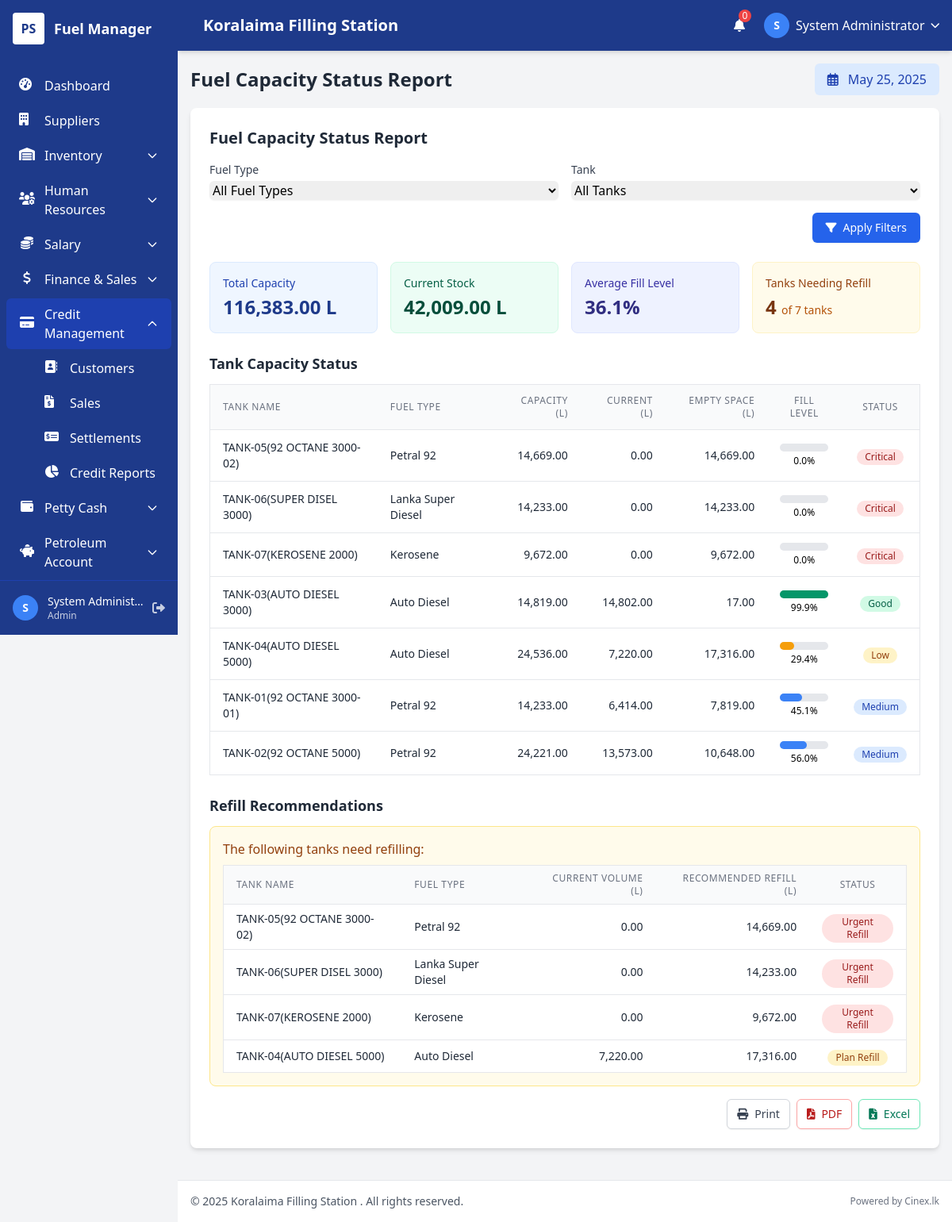
/reports/fuel_capacity_report.php (signed in), run on the app's committed database.
### tables this page shows
CREATE TABLE `users` (
  `user_id` int(11) NOT NULL AUTO_INCREMENT,
  `username` varchar(50) NOT NULL,
  `password` varchar(255) NOT NULL,
  `full_name` varchar(100) NOT NULL,
  `email` varchar(100) NOT NULL,
  `role` enum('admin','manager','cashier','attendant') NOT NULL,
  `status` enum('active','inactive') DEFAULT 'active',
  `created_at` timestamp NULL DEFAULT current_timestamp(),
  `updated_at` timestamp NULL DEFAULT current_timestamp() ON UPDATE current_timestamp(),
  PRIMARY KEY (`user_id`),
  UNIQUE KEY `username` (`username`),
  UNIQUE KEY `email` (`email`)
);

CREATE TABLE `tanks` (
  `tank_id` int(11) NOT NULL AUTO_INCREMENT,
  `tank_name` varchar(50) NOT NULL,
  `fuel_type_id` int(11) NOT NULL,
  `capacity` decimal(10,2) NOT NULL,
  `current_volume` decimal(10,2) DEFAULT 0.00,
  `low_level_threshold` decimal(10,2) DEFAULT 0.00,
  `status` enum('active','inactive','maintenance') DEFAULT 'active',
  `location` varchar(100) DEFAULT NULL,
  `notes` text DEFAULT NULL,
  `created_at` timestamp NULL DEFAULT current_timestamp(),
  `updated_at` timestamp NULL DEFAULT current_timestamp() ON UPDATE current_timestamp(),
  PRIMARY KEY (`tank_id`),
  KEY `fuel_type_id` (`fuel_type_id`),
  CONSTRAINT `tanks_ibfk_1` FOREIGN KEY (`fuel_type_id`) REFERENCES `fuel_types` (`fuel_type_id`)
);

CREATE TABLE `fuel_types` (
  `fuel_type_id` int(11) NOT NULL AUTO_INCREMENT,
  `fuel_name` varchar(50) NOT NULL,
  `description` text DEFAULT NULL,
  `created_at` timestamp NULL DEFAULT current_timestamp(),
  `updated_at` timestamp NULL DEFAULT current_timestamp() ON UPDATE current_timestamp(),
  PRIMARY KEY (`fuel_type_id`)
);

### reports/fuel_capacity_report.php (the view, shortened to what the rows shown need)
<?php
$page_title = "Fuel Capacity Status Report";
require_once '../includes/header.php';
require_once '../includes/db.php';
$fuel_type_id = isset($_GET['fuel_type_id']) ? $_GET['fuel_type_id'] : null;
$tank_id = isset($_GET['tank_id']) ? $_GET['tank_id'] : null;
function getTankCapacityData($conn, $fuel_type_id = null, $tank_id = null) {
    $sql = "SELECT
                t.tank_id,
                t.tank_name,
                ft.fuel_type_id,
                ft.fuel_name,
                t.capacity,
                t.current_volume,
                t.low_level_threshold,
                (t.current_volume / t.capacity) * 100 as fill_percentage,
                (SELECT fp.selling_price
                 FROM fuel_prices fp
                 WHERE fp.fuel_type_id = ft.fuel_type_id
                 AND fp.status = 'active'
                 ORDER BY fp.effective_date DESC LIMIT 1) as current_price,
                CASE
                    WHEN t.current_volume <= t.low_level_threshold THEN 'critical'
                    WHEN t.current_volume < (t.capacity * 0.3) THEN 'low'
                    WHEN t.current_volume < (t.capacity * 0.6) THEN 'medium'
                    ELSE 'high'
                END as status
            FROM
                tanks t
                JOIN fuel_types ft ON t.fuel_type_id = ft.fuel_type_id
            WHERE
                t.status = 'active'";
    $params = [];
    $types = "";
    $sql .= " ORDER BY status ASC, fill_percentage ASC";
    if (!empty($params)) {
        $stmt = $conn->prepare($sql);
        $stmt->bind_param($types, ...$params);
        $stmt->execute();
        $result = $stmt->get_result();
    } else {
        $result = $conn->query($sql);
    }
    $data = [];
    while ($row = $result->fetch_assoc()) {
        $data[] = $row;
    }
    return $data;
}
function calculateSummaryStats($tank_data) {
    $summary = [
        'total_tanks' => count($tank_data),
        'total_capacity' => 0,
        'total_volume' => 0,
        'average_fill' => 0,
        'critical_tanks' => 0,
        'low_tanks' => 0,
        'medium_tanks' => 0,
        'high_tanks' => 0,
        'status_counts' => [
            'critical' => 0,
            'low' => 0,
            'medium' => 0,
            'high' => 0
        ]
    ];
    foreach ($tank_data as $tank) {
        $summary['total_capacity'] += $tank['capacity'];
        $summary['total_volume'] += $tank['current_volume'];
        $summary['status_counts'][$tank['status']]++;
    }
    $summary['average_fill'] = $summary['total_capacity'] > 0 ?
                              ($summary['total_volume'] / $summary['total_capacity']) * 100 : 0;
    return $summary;
}
$tank_data = getTankCapacityData($conn, $fuel_type_id, $tank_id);
$summary_stats = calculateSummaryStats($tank_data);
function calculateRefillNeeds($tank) {
    return $tank['capacity'] - $tank['current_volume'];
}
function getRefillRecommendations($tank_data) {
    $recommendations = [];
    foreach ($tank_data as $tank) {
        if ($tank['status'] === 'critical' || $tank['status'] === 'low') {
            $refill_amount = calculateRefillNeeds($tank);
            $recommendations[] = [
                'tank_id' => $tank['tank_id'],
                'tank_name' => $tank['tank_name'],
                'fuel_name' => $tank['fuel_name'],
                'current_volume' => $tank['current_volume'],
                'refill_amount' => $refill_amount,
                'status' => $tank['status'],
                'estimated_cost' => $refill_amount * ($tank['current_price'] ?? 0)
            ];
        }
    }
    return $recommendations;
}
$refill_recommendations = getRefillRecommendations($tank_data);
?>
<div class="bg-white rounded-lg shadow-md p-6 mb-6">
    <h2 class="text-xl font-bold text-gray-800 mb-4">Fuel Capacity Status Report</h2>
    <div class="grid grid-cols-1 md:grid-cols-2 lg:grid-cols-4 gap-4 mb-6">
        <div class="bg-yellow-50 rounded-lg p-4 border border-yellow-100">
            <div class="text-sm font-medium text-yellow-800 mb-1">Tanks Needing Refill</div>
            <div class="text-2xl font-bold text-yellow-900">
                <?= $summary_stats['status_counts']['critical'] + $summary_stats['status_counts']['low'] ?>
                <span class="text-sm font-normal text-yellow-700">of <?= $summary_stats['total_tanks'] ?> tanks</span>
            </div>
        </div>
    </div>
    <?php if (empty($tank_data)): ?>
    <div class="bg-yellow-50 rounded-lg p-4 border border-yellow-200 text-yellow-800">
        <p class="font-medium">No tanks found for the selected criteria.</p>
        <p class="text-sm mt-1">Try adjusting your filters.</p>
    </div>
    <?php else: ?>
    <div class="overflow-x-auto">
        <table class="min-w-full bg-white border border-gray-200">
            <thead class="bg-gray-50">
                <tr>
                    <th class="py-3 px-4 text-left text-xs font-medium text-gray-500 uppercase tracking-wider border-b">Tank Name</th>
                    <th class="py-3 px-4 text-left text-xs font-medium text-gray-500 uppercase tracking-wider border-b">Fuel Type</th>
                    <th class="py-3 px-4 text-right text-xs font-medium text-gray-500 uppercase tracking-wider border-b">Capacity (L)</th>
                    <th class="py-3 px-4 text-right text-xs font-medium text-gray-500 uppercase tracking-wider border-b">Current (L)</th>
                    <th class="py-3 px-4 text-right text-xs font-medium text-gray-500 uppercase tracking-wider border-b">Empty Space (L)</th>
                    <th class="py-3 px-4 text-center text-xs font-medium text-gray-500 uppercase tracking-wider border-b">Fill Level</th>
                    <th class="py-3 px-4 text-center text-xs font-medium text-gray-500 uppercase tracking-wider border-b">Status</th>
                </tr>
            </thead>
            <tbody class="divide-y divide-gray-200">
                <?php foreach ($tank_data as $tank): ?>
                    <tr class="hover:bg-gray-50">
                        <td class="py-3 px-4 text-sm text-gray-800"><?= htmlspecialchars($tank['tank_name']) ?></td>
                        <td class="py-3 px-4 text-sm text-gray-800"><?= htmlspecialchars($tank['fuel_name']) ?></td>
                        <td class="py-3 px-4 text-sm text-gray-800 text-right"><?= number_format($tank['capacity'], 2) ?></td>
                        <td class="py-3 px-4 text-sm text-gray-800 text-right"><?= number_format($tank['current_volume'], 2) ?></td>
                        <td class="py-3 px-4 text-sm text-gray-800 text-right"><?= number_format($tank['capacity'] - $tank['current_volume'], 2) ?></td>
                        <td class="py-3 px-4">
                            <div class="w-full bg-gray-200 rounded-full h-2.5">
                                <div class="<?php
                                    if ($tank['status'] === 'critical') echo 'bg-red-600';
                                    elseif ($tank['status'] === 'low') echo 'bg-yellow-500';
                                    elseif ($tank['status'] === 'medium') echo 'bg-blue-500';
                                    else echo 'bg-green-600';
                                ?> h-2.5 rounded-full" style="width: <?= min(100, $tank['fill_percentage']) ?>%"></div>
                            </div>
                            <div class="text-xs text-center mt-1"><?= number_format($tank['fill_percentage'], 1) ?>%</div>
                        </td>
                        <td class="py-3 px-4 text-center">
                            <?php if ($tank['status'] === 'critical'): ?>
                                <span class="inline-flex items-center px-2.5 py-0.5 rounded-full text-xs font-medium bg-red-100 text-red-800">
                                    Critical
                                </span>
                            <?php elseif ($tank['status'] === 'low'): ?>
                                <span class="inline-flex items-center px-2.5 py-0.5 rounded-full text-xs font-medium bg-yellow-100 text-yellow-800">
                                    Low
                                </span>
                            <?php elseif ($tank['status'] === 'medium'): ?>
                                <span class="inline-flex items-center px-2.5 py-0.5 rounded-full text-xs font-medium bg-blue-100 text-blue-800">
                                    Medium
                                </span>
                            <?php else: ?>
                                <span class="inline-flex items-center px-2.5 py-0.5 rounded-full text-xs font-medium bg-green-100 text-green-800">
                                    Good
                                </span>
                            <?php endif; ?>
                        </td>
                    </tr>
                <?php endforeach; ?>
            </tbody>
        </table>
    </div>
    <?php endif; ?>
    <?php if (!empty($refill_recommendations)): ?>
    <div class="bg-yellow-50 border border-yellow-200 rounded-lg p-4 mb-4">
        <div class="overflow-x-auto">
            <table class="min-w-full bg-white border border-gray-200">
                <thead class="bg-gray-50">
                    <tr>
                        <th class="py-2 px-4 text-left text-xs font-medium text-gray-500 uppercase tracking-wider border-b">Tank Name</th>
                        <th class="py-2 px-4 text-left text-xs font-medium text-gray-500 uppercase tracking-wider border-b">Fuel Type</th>
                        <th class="py-2 px-4 text-right text-xs font-medium text-gray-500 uppercase tracking-wider border-b">Current Volume (L)</th>
                        <th class="py-2 px-4 text-right text-xs font-medium text-gray-500 uppercase tracking-wider border-b">Recommended Refill (L)</th>
                        <th class="py-2 px-4 text-center text-xs font-medium text-gray-500 uppercase tracking-wider border-b">Status</th>
                    </tr>
                </thead>
                <tbody class="divide-y divide-gray-200">
                    <?php foreach ($refill_recommendations as $rec): ?>
                        <tr class="hover:bg-gray-50">
                            <td class="py-2 px-4 text-sm text-gray-800"><?= htmlspecialchars($rec['tank_name']) ?></td>
                            <td class="py-2 px-4 text-sm text-gray-800"><?= htmlspecialchars($rec['fuel_name']) ?></td>
                            <td class="py-2 px-4 text-sm text-gray-800 text-right"><?= number_format($rec['current_volume'], 2) ?></td>
                            <td class="py-2 px-4 text-sm text-gray-800 text-right font-medium"><?= number_format($rec['refill_amount'], 2) ?></td>
                            <td class="py-2 px-4 text-center">
                                <?php if ($rec['status'] === 'critical'): ?>
                                    <span class="inline-flex items-center px-2.5 py-0.5 rounded-full text-xs font-medium bg-red-100 text-red-800">
                                        Urgent Refill
                                    </span>
                                <?php else: ?>
                                    <span class="inline-flex items-center px-2.5 py-0.5 rounded-full text-xs font-medium bg-yellow-100 text-yellow-800">
                                        Plan Refill
                                    </span>
                                <?php endif; ?>
                            </td>
                        </tr>
                    <?php endforeach; ?>
                </tbody>
            </table>
        </div>
    </div>
    <?php endif; ?>
</div>
<?php
require_once '../includes/footer.php';
?>

### includes/header.php (shortened to what the rows shown need)
<?php
$current_page = basename($_SERVER['PHP_SELF']);
$user_data = null;
if (isset($_SESSION['user_id'])) {
    require_once __DIR__ . '/db.php';
    $stmt = $conn->prepare("SELECT user_id, username, full_name, role FROM users WHERE user_id = ?");
    $stmt->bind_param("i", $_SESSION['user_id']);
    $stmt->execute();
    $result = $stmt->get_result();
    $user_data = $result->fetch_assoc();
}
?>
<!DOCTYPE html>
<html lang="en">
<head>
    <link href="https://cdn.jsdelivr.net/npm/tailwindcss@2.2.19/dist/tailwind.min.css" rel="stylesheet">
    <link rel="stylesheet" href="https://cdnjs.cloudflare.com/ajax/libs/font-awesome/6.0.0/css/all.min.css">
</head>
<body class="bg-gray-100">
    <?php if ($current_page != 'login.php'): ?>
    <div class="min-h-screen">
        <div id="main-content-wrapper">
            <header class="bg-header shadow-md z-20 sticky top-0 main-header">
                <div class="flex justify-between items-center h-16 px-4">
                    <div class="flex items-center space-x-4">
                        <?php if ($user_data): ?>
                        <div class="relative">
                            <button id="user-menu-button" class="flex items-center space-x-2 text-white focus:outline-none">
                                <div class="w-8 h-8 rounded-full bg-secondary flex items-center justify-center">
                                    <?php
                                    $initials = 'S';
                                    if (isset($user_data['full_name'])) {
                                        $name_parts = explode(' ', $user_data['full_name']);
                                        $initials = strtoupper(substr($name_parts[0], 0, 1));
                                        if (count($name_parts) > 1) {
                                            $initials = strtoupper(substr($name_parts[0], 0, 1));
                                        }
                                    }
                                    ?>
                                    <span class="text-sm font-bold"><?= $initials ?></span>
                                </div>
                                <span class="hidden md:inline"><?= htmlspecialchars($user_data['full_name']) ?></span>
                                <i class="fas fa-chevron-down text-xs"></i>
                            </button>
                        </div>
                        <?php endif; ?>
                    </div>
                </div>
            </header>
            <main class="p-4">
                <?php if (isset($page_title)): ?>
                <div class="flex flex-col md:flex-row justify-between items-start md:items-center mb-4">
                    <div>
                        <h1 class="text-2xl font-bold text-gray-800"><?= htmlspecialchars($page_title) ?></h1>
                    </div>
                </div>
                <?php endif; ?>
    <?php endif; ?>

### data on the page
users: full_name "S", full_name "System Administrator"
tanks: tank_id "4", tank_name "TANK-01(92 OCTANE 3000-01)", fuel_type.fuel_name "Petral 92", capacity "14,233.00", current_volume "6,414.00", $tank['capacity'] - $tank['current_volume'] "7,819.00", min(100, $tank['fill_percentage']) 45.064287 (drawn), fill_percentage "45.1", shows "Medium"
tanks: tank_name "TANK-05(92 OCTANE 3000-02)", fuel_type.fuel_name "Petral 92", capacity "14,669.00", current_volume "0.00", $tank['capacity'] - $tank['current_volume'] "14,669.00", fill_percentage "0.0", shows "Critical", refill_amount "14,669.00", shows "Urgent Refill"
tanks: tank_name "TANK-06(SUPER DISEL 3000)", fuel_type.fuel_name "Lanka Super Diesel", capacity "14,233.00", current_volume "0.00", $tank['capacity'] - $tank['current_volume'] "14,233.00", fill_percentage "0.0", shows "Critical", refill_amount "14,233.00", shows "Urgent Refill"
tanks: tank_name "TANK-07(KEROSENE 2000)", fuel_type.fuel_name "Kerosene", capacity "9,672.00", current_volume "0.00", $tank['capacity'] - $tank['current_volume'] "9,672.00", fill_percentage "0.0", shows "Critical", refill_amount "9,672.00", shows "Urgent Refill"
tanks: tank_name "TANK-03(AUTO DIESEL 3000)", fuel_type.fuel_name "Auto Diesel", capacity "14,819.00", current_volume "14,802.00", $tank['capacity'] - $tank['current_volume'] "17.00", min(100, $tank['fill_percentage']) 99.885282 (drawn), fill_percentage "99.9", shows "Good"
tanks: tank_name "TANK-04(AUTO DIESEL 5000)", fuel_type.fuel_name "Auto Diesel", capacity "24,536.00", current_volume "7,220.00", $tank['capacity'] - $tank['current_volume'] "17,316.00", min(100, $tank['fill_percentage']) 29.426149 (drawn), fill_percentage "29.4", shows "Low", refill_amount "17,316.00", shows "Plan Refill"
tanks: tank_name "TANK-02(92 OCTANE 5000)", fuel_type.fuel_name "Petral 92", capacity "24,221.00", current_volume "13,573.00", $tank['capacity'] - $tank['current_volume'] "10,648.00", min(100, $tank['fill_percentage']) 56.038149 (drawn), fill_percentage "56.0", shows "Medium"

### other printed values
$text "Dashboard Suppliers Customers Sales Settlements Credit Reports"
substr($_SESSION['full_name'] ?? 'U', 0, 1) "S"
$_SESSION['full_name'] "System Administ…"
$_SESSION['role'] "Admin"
$company_name "Koralaima Filling Station"
$page_title "Fuel Capacity Status Report"
$summary_stats['total_capacity'] "116,383.00"
$summary_stats['total_volume'] "42,009.00"
$summary_stats['average_fill'] "36.1"
$summary_stats['total_tanks'] "7"
get_setting('company_name', 'Fuel Manager') "Koralaima Filling Station"
